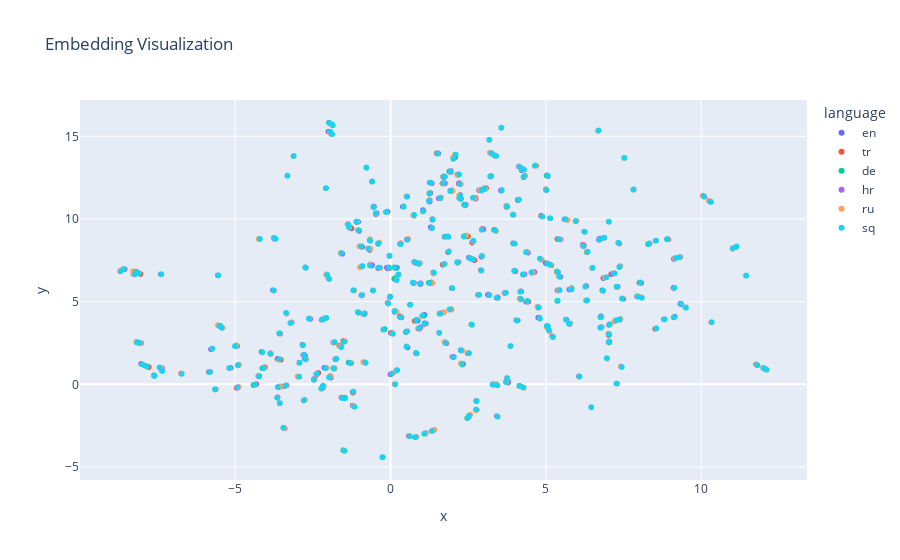

This figure's notebook cell:
### Code cell
Embedder.visualize_embeddings(embed, metadatas)

### Figure 1 — Plotly figure (JSON) as saved in the notebook; plotly's stock layout.template omitted (floating-point values rounded to 4 significant figures; data arrays with more than 128 entries replaced by an {"elided": "..."} marker saying what was removed)
{"data": [{"customdata": {"elided": "300x2 str values"}, "hovertemplate": "language=%{customdata[1]}<br>x=%{x}<br>y=%{y}<br>dataset_name=%{customdata[0]}<extra></extra>", "legendgroup": "en", "marker": {"color": "#636efa", "symbol": "circle"}, "mode": "markers", "name": "en", "showlegend": true, "x": {"elided": "300 float values"}, "xaxis": "x", "y": {"elided": "300 float values"}, "yaxis": "y", "type": "scattergl"}, {"customdata": {"elided": "300x2 str values"}, "hovertemplate": "language=%{customdata[1]}<br>x=%{x}<br>y=%{y}<br>dataset_name=%{customdata[0]}<extra></extra>", "legendgroup": "tr", "marker": {"color": "#EF553B", "symbol": "circle"}, "mode": "markers", "name": "tr", "showlegend": true, "x": {"elided": "300 float values"}, "xaxis": "x", "y": {"elided": "300 float values"}, "yaxis": "y", "type": "scattergl"}, {"customdata": {"elided": "300x2 str values"}, "hovertemplate": "language=%{customdata[1]}<br>x=%{x}<br>y=%{y}<br>dataset_name=%{customdata[0]}<extra></extra>", "legendgroup": "de", "marker": {"color": "#00cc96", "symbol": "circle"}, "mode": "markers", "name": "de", "showlegend": true, "x": {"elided": "300 float values"}, "xaxis": "x", "y": {"elided": "300 float values"}, "yaxis": "y", "type": "scattergl"}, {"customdata": {"elided": "300x2 str values"}, "hovertemplate": "language=%{customdata[1]}<br>x=%{x}<br>y=%{y}<br>dataset_name=%{customdata[0]}<extra></extra>", "legendgroup": "hr", "marker": {"color": "#ab63fa", "symbol": "circle"}, "mode": "markers", "name": "hr", "showlegend": true, "x": {"elided": "300 float values"}, "xaxis": "x", "y": {"elided": "300 float values"}, "yaxis": "y", "type": "scattergl"}, {"customdata": {"elided": "300x2 str values"}, "hovertemplate": "language=%{customdata[1]}<br>x=%{x}<br>y=%{y}<br>dataset_name=%{customdata[0]}<extra></extra>", "legendgroup": "ru", "marker": {"color": "#FFA15A", "symbol": "circle"}, "mode": "markers", "name": "ru", "showlegend": true, "x": {"elided": "300 float values"}, "xaxis": "x", "y": {"elided": "300 float values"}, "yaxis": "y", "type": "scattergl"}, {"customdata": {"elided": "300x2 str values"}, "hovertemplate": "language=%{customdata[1]}<br>x=%{x}<br>y=%{y}<br>dataset_name=%{customdata[0]}<extra></extra>", "legendgroup": "sq", "marker": {"color": "#19d3f3", "symbol": "circle"}, "mode": "markers", "name": "sq", "showlegend": true, "x": {"elided": "300 float values"}, "xaxis": "x", "y": {"elided": "300 float values"}, "yaxis": "y", "type": "scattergl"}], "layout": {"xaxis": {"anchor": "y", "domain": [0.0, 1.0], "title": {"text": "x"}}, "yaxis": {"anchor": "x", "domain": [0.0, 1.0], "title": {"text": "y"}}, "legend": {"title": {"text": "language"}, "tracegroupgap": 0}, "title": {"text": "Embedding Visualization"}}}
